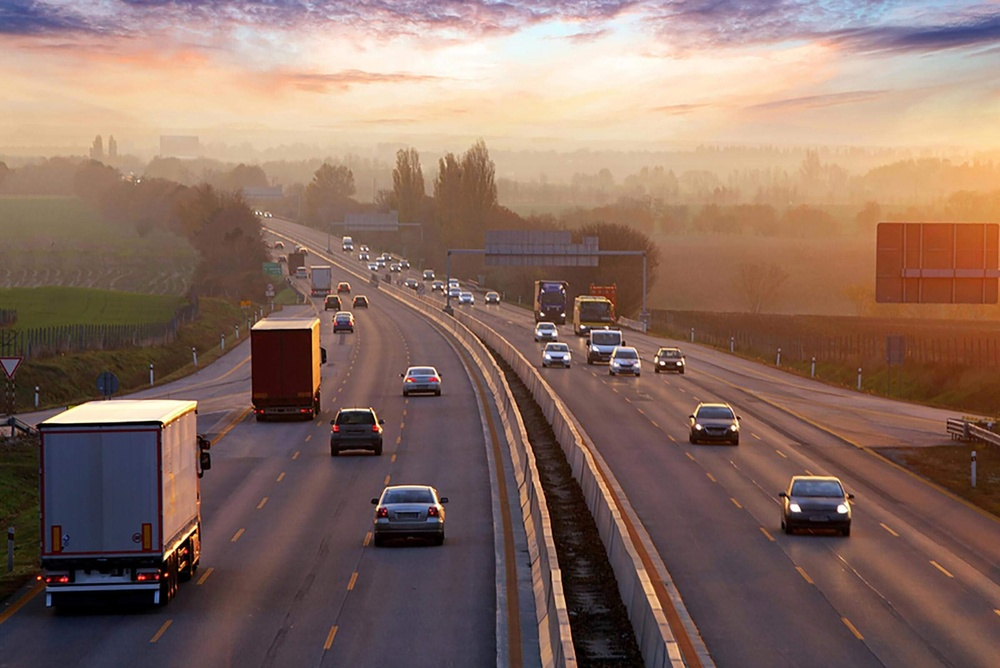
#> input picture road.jpeg, 1000 x 668 px, shrunk from 2400 x 1603 before the run
$ python extracting_region.py
#> lines starting #> are read from the running program, lines starting #| are printed output that depends on the picture

import cv2

image = cv2.imread('road.jpeg')  # Reading an image
#> image is the input picture: shape (668, 1000, 3); mean B, G, R 98.4, 109.4, 136.3

roi = image[100:500, 200:300]  #Extracting the Region of Interest (ROI)
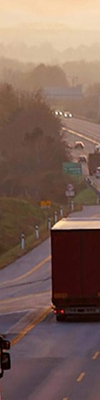
#> roi: shape (400, 100, 3); mean B, G, R 88.6, 99, 125.2


cv2.imshow("image", image)
cv2.waitKey(0)
cv2.destroyAllWindows()

$ run again, with image1.jpeg copied over road.jpeg
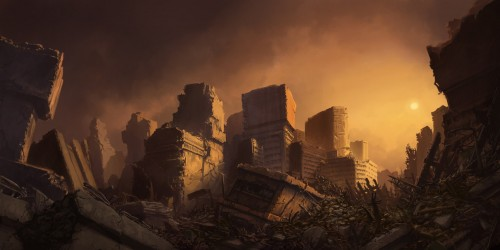
#> input picture image1.jpeg, 500 x 250 px
#> image is the input picture: shape (250, 500, 3); mean B, G, R 34.8, 52.4, 81
#> `roi = image[100:500, 200:300]`:
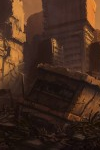
#> roi: shape (150, 100, 3); mean B, G, R 29.6, 42.8, 67.6

$ run again, with chess.png saved as road.jpeg
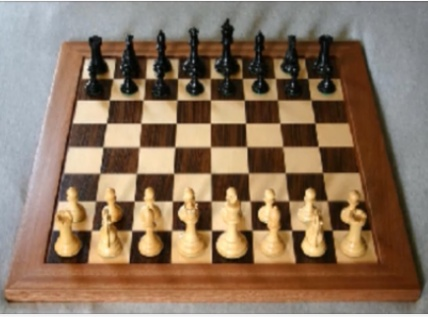
#> input picture chess.png, 428 x 317 px
#> image is the input picture: shape (317, 428, 3); mean B, G, R 95.8, 117.1, 140.2
#> `roi = image[100:500, 200:300]`:
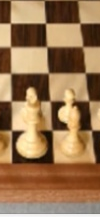
#> roi: shape (217, 100, 3); mean B, G, R 81.1, 117.5, 153.5
